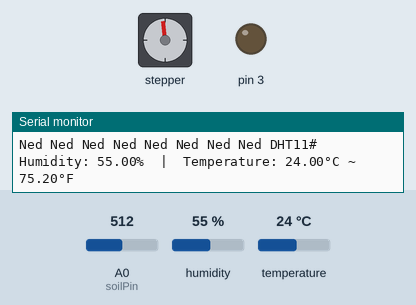
This sketch was run on a simulated Arduino Uno, built with avr-gcc and run on an emulated ATmega328P. Parts: stepper motor, output pins drawn as LEDs (lit = HIGH), the last lines printed to the serial monitor. Wiring (inferred from the names in the program): stepper motor (2048 steps per turn assumed): coils pin 9, pin 10, pin 11, pin 12. The inputs (shaded band) are chosen by the test bench; at power-on: A0 (soilPin) = 512, humidity 55 %, temperature 24 °C. Pins used as bus, display or sensor lines are not drawn.

Above: at 1.2 s.
1.3 s: A0 (soilPin) set to 240
At 4.02 s:
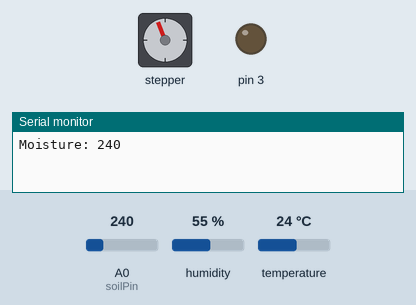
6.0 s: A0 (soilPin) set to 210
At 8.87 s:
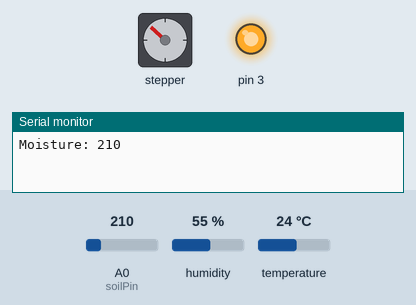
9.5 s: A0 (soilPin) set to 1023
At 10.18 s:
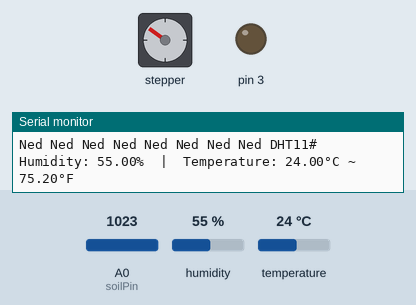
13.0 s: A0 (soilPin) set to 216
At 13.22 s:
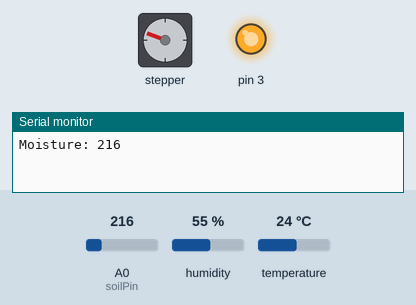
16.5 s: humidity set to 88 %
20.0 s: temperature set to 41 °C
Timing chart, 0 to 31.1 s (numbered marks = the images above; inputs shaded):
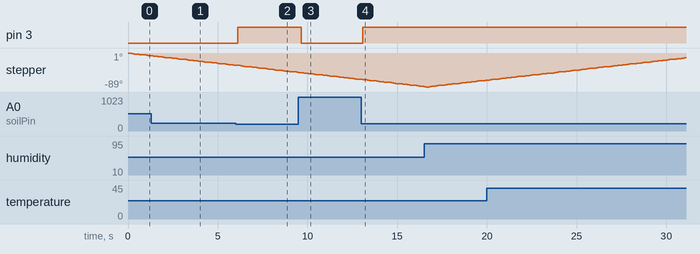

The sketch:

vaxthus.ino
```cpp
// Include the DHT sensor library
#include "DHT.h"

// Motor3 pins
int motorUppNedPin1 = 9;   // Blue - 28BYJ48 pin 1
int motorUppNedPin2 = 10;  // Pink - 28BYJ48 pin 2
int motorUppNedPin3 = 11;  // Yellow - 28BYJ48 pin 3
int motorUppNedPin4 = 12;  // Orange - 28BYJ48 pin 4

int motorSpeed = 1200;  // Variable to set stepper motor speed
int lookup[8] = { B01000, B01100, B00100, B00110, B00010, B00011, B00001, B01001 };

// Define sensor and control pins
const int soilPin = A0;  // Soil moisture sensor pin
const int DHT11_PIN = 2; // DHT11 sensor data pin

// Create DHT sensor object
DHT dht11(DHT11_PIN, DHT11);

// Define threshold values for control
const int thresSoil = 226; // Soil moisture threshold
const int thresHumid = 80; // Humidity threshold
const int thresTemp = 29;  // Temperature threshold

void setup() {
  // Initialize motor pins as outputs
  pinMode(motorUppNedPin1, OUTPUT);
  pinMode(motorUppNedPin2, OUTPUT);
  pinMode(motorUppNedPin3, OUTPUT);
  pinMode(motorUppNedPin4, OUTPUT);

  // Start serial communication
  Serial.begin(9600);

  // Initialize DHT sensor
  dht11.begin();

  // Initialize pin 3 as output for controlling pump motor
  pinMode(3, OUTPUT);
}

void loop() {
  // Read temperature and humidity from DHT11 sensor
  float humi = readHumid();
  float tempC = readTemp();

  // Check if any reads failed and print error message if so
  if (isnan(humi) || isnan(tempC)) {
    Serial.println("Failed to read from DHT11 sensor!");
  } else {
    // Print humidity and temperature values
    Serial.print("DHT11# Humidity: ");
    Serial.print(humi);
    Serial.print("%");

    Serial.print("  |  ");

    Serial.print("Temperature: ");
    Serial.print(tempC);
    Serial.print("°C ~ ");
    Serial.print(dht11.readTemperature(true)); // Convert Celsius to Fahrenheit
    Serial.println("°F");
  }

  // Read soil moisture value
  int value = analogRead(soilPin);
  Serial.print("Moisture: ");
  Serial.println(value);
  delay(50);

  // Check soil moisture level and control pump motor accordingly
  if (value < thresSoil) {
    Serial.println("The soil is DRY");
    digitalWrite(3, HIGH); // Turn on pump motor
  } else {
    Serial.println("The soil is WET");
    digitalWrite(3, LOW); // Turn off pump motor
  }

  // Check temperature and humidity thresholds to control stepper motor
  if (tempC > thresTemp || humi > thresHumid) {
    // Move stepper motor upwards
    uppat();
  } else {
    // Move stepper motor downwards
    nerat();
  }
}

// Function to read temperature from DHT11 sensor
float readTemp() {
  return dht11.readTemperature();
}

// Function to read humidity from DHT11 sensor
float readHumid() {
  return dht11.readHumidity();
}

// Function to move stepper motor downwards
void nerat() {
  for (int i = 0; i < 8; i++) {
    setOutputUppNed(i);
    delayMicroseconds(motorSpeed);
    Serial.print("Ned ");
  }
}

// Function to move stepper motor upwards
void uppat() {
  for (int i = 7; i >= 0; i--) {
    setOutputUppNed(i);
    delayMicroseconds(motorSpeed);
    Serial.print("Upp ");
  }
}

// Function to set the output pins for stepper motor
void setOutputUppNed(int out) {
  digitalWrite(motorUppNedPin1, bitRead(lookup[out], 0));
  digitalWrite(motorUppNedPin2, bitRead(lookup[out], 1));
  digitalWrite(motorUppNedPin3, bitRead(lookup[out], 2));
  digitalWrite(motorUppNedPin4, bitRead(lookup[out], 3));
}
```

Measured:
- the behaviour switches between 226 and 225 on A0 (soilPin) (found by bisection; images 1 and 2)
- after the input at 6.0 s, pin 3: LOW → HIGH after 0.11 s
- after the input at 9.5 s, pin 3: HIGH → LOW after 0.15 s
- after the input at 13.0 s, pin 3: LOW → HIGH after 0.09 s
